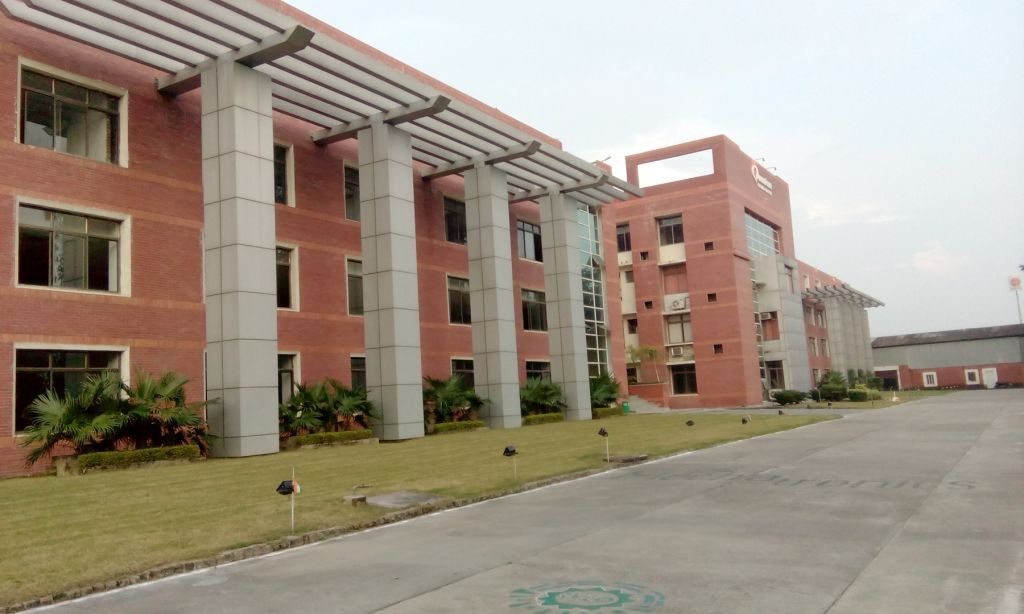
#> input picture image_gradient_edge/building.jpg, 1024 x 614 px, found by its file name
$ python canny_edge_detection.py
#> lines starting #> are read from the running program, lines starting #| are printed output that depends on the picture
import cv2
import numpy as np
#building trackbar with canny edge

#load image into gray scale
img = cv2.imread(r"E:\open_cv_project\image_gradient_edge\building.jpg")
#> img is the input picture: shape (614, 1024, 3); mean B, G, R 132, 146.3, 158.1
img = cv2.resize(img,(600,700))
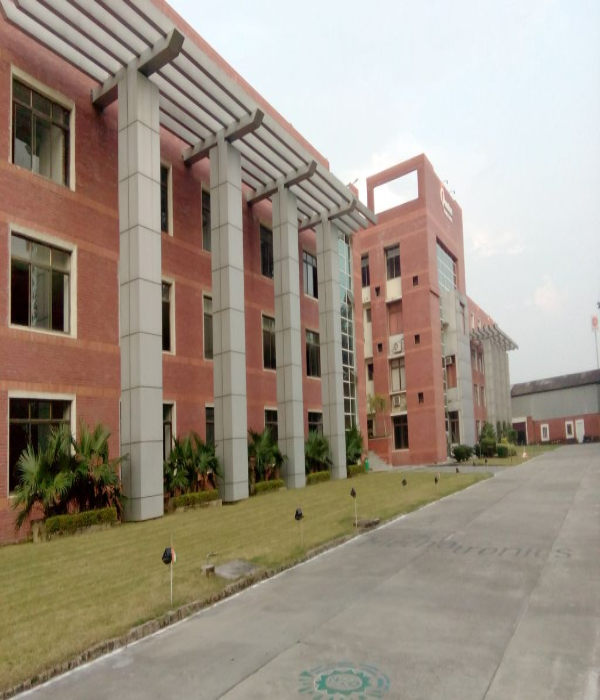
#> img: shape (700, 600, 3); mean B, G, R 131.9, 146.2, 158
img_gray = cv2.cvtColor(img,cv2.COLOR_BGR2GRAY)
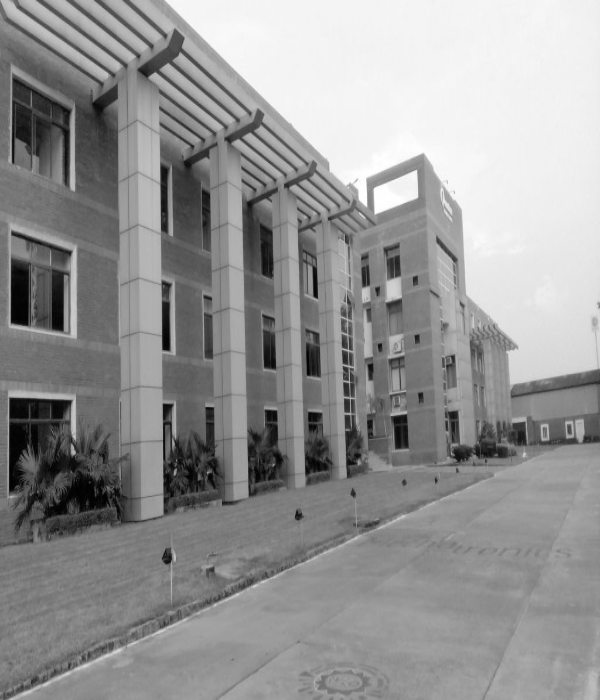
#> img_gray: shape (700, 600); min 0, max 255, mean 148.1

def nothing(x):
    pass

cv2.namedWindow("Canny")
cv2.createTrackbar("Threshold", "Canny", 0, 255, nothing)

while True:
    a= cv2.getTrackbarPos('Threshold','Canny')

    print(a)
    res = cv2.Canny(img_gray,a,255)
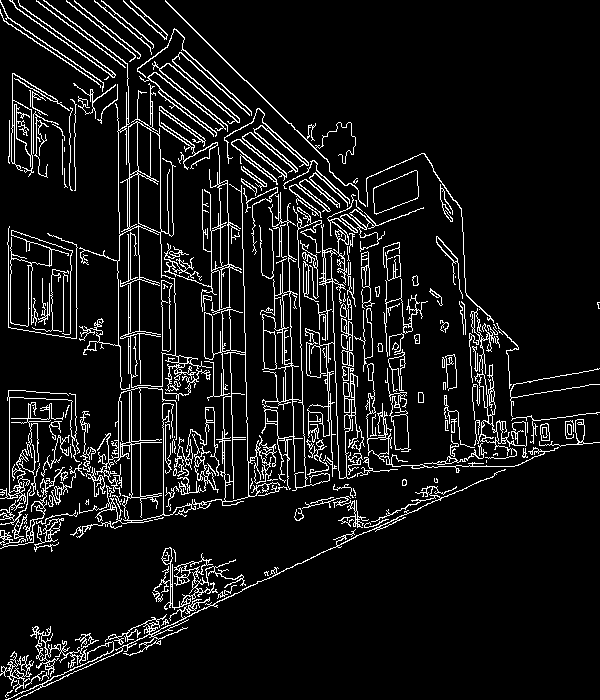
#> res: shape (700, 600); 8.5% white in thin lines or dots
    cv2.imshow("Canny",res)
    k=cv2.waitKey(1) & 0xFF
#> (key Esc is pressed here)
    if k == 27:
        break

cv2.destroyAllWindows()
